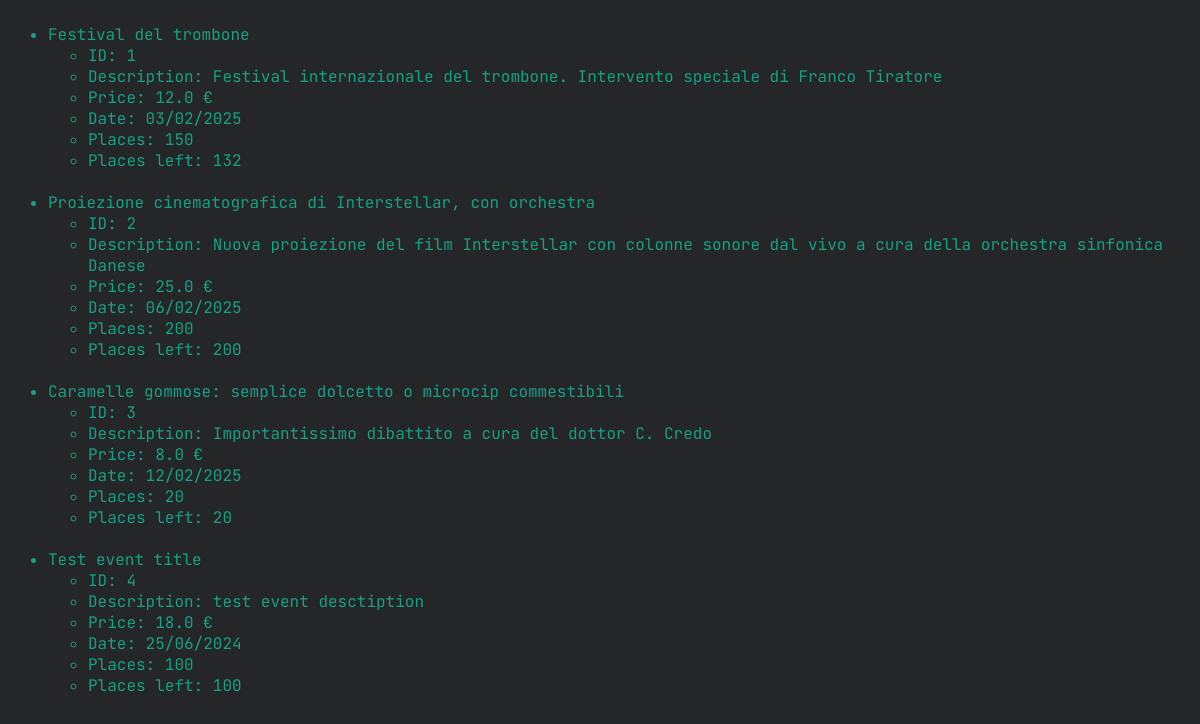
Screenshot of /list-events/ with the database file from the repository.
### tables this page shows
CREATE TABLE event (
    id INTEGER PRIMARY KEY AUTOINCREMENT,
    title TEXT,
    description TEXT,
    event_date TEXT,
    price FLOAT,
    places INTEGER,
    places_left INTEGER
);

### main.py (the view)
@app.route('/list-events/')
def listEvents():
    events = getAllEvents()
    return render_template('listEvents.html', events=events)

### dao.py (called while the page is built)
def dbExecAndFetch(query):
    db = DB()
    db.cursor.execute(query)
    res = db.cursor.fetchall()
    db.close()
    return res

    def close(self):
        self.db.close()

### event.py (called while the page is built)
def getAllEvents():
    return ( Event.fromRow(row) for row in dbExecAndFetch('select * from event;') )

### models.py (called while the page is built)
    @staticmethod
    def fromString(date):
        chunks = date.split('-')
        return Date (
            day=chunks[2],
            month=chunks[1],
            year=chunks[0]
        )

    def toString(self):
        return f'{self.day}/{self.month}/{self.year}'

    @staticmethod
    def fromRow(row):
        return Event(
            id=row[0],
            title=row[1],
            description=row[2],
            price=row[4],
            date=Date.fromString(row[3]),
            places=row[5],
            placesLeft=row[6]
        )

### templates/listEvents.html (shortened to what this page needs)
<head>
</head>
<ul>
{% for event in events %}
    <li> {{ event.title }}
        <br/>
        <ul>
            <li>ID: {{ event.id }}</li>
            <li>Description: {{ event.description }}</li>
            <li>Price: {{ event.price }} €</li>
            <li>Date: {{ event.date.toString() }}</li>
            <li>Places: {{ event.places }}</li>
            <li>Places left: {{ event.placesLeft }}</li>
        </ul>
    </li>
    <br/>
{% endfor %}
</ul>

### rows the page displays
event: title "Festival del trombone", id "1", description "Festival internazionale del trombone. Intervento speciale di Franco Tiratore", price "12.0", date.toString "03/02/2025", places "150", placesLeft "132"
event: title "Proiezione cinematografica di Interstellar, con orchestra", id "2", description "Nuova proiezione del film Interstellar con colonne sonore dal vivo a cura della orchestra sinfonica Danese", price "25.0", date.toString "06/02/2025", places "200", placesLeft "200"
event: title "Caramelle gommose: semplice dolcetto o microcip commestibili", id "3", description "Importantissimo dibattito a cura del dottor C. Credo", price "8.0", date.toString "12/02/2025", places "20", placesLeft "20"
event: title "Test event title", id "4", description "test event desctiption", price "18.0", date.toString "25/06/2024", places "100", placesLeft "100"
